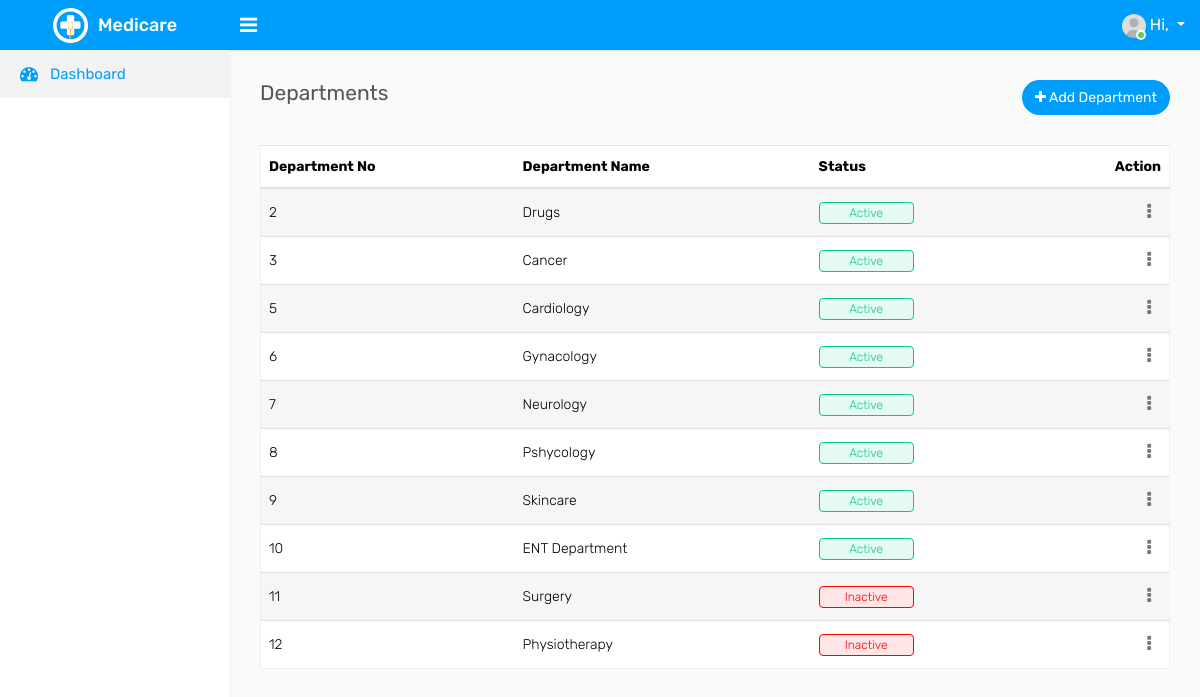
Screenshot of /departments/ with the database file from the repository.
### PublicApp/models.py (models this page shows, shortened)
class Department(models.Model):
    user = models.ForeignKey(UserProfile, on_delete=models.CASCADE)
    departmentName=models.CharField(max_length=40,null=True)
    description=models.TextField(max_length=500)
    status=models.CharField(max_length=40,null=True)

### AdminApp/views.py (the view)
# urls.py: path('departments/',DEPARTMENTS,name="departments"),
def DEPARTMENTS(request):
    departments=Department.objects.all()
    return render(request,'departments.html',{"departments":departments})

### AdminApp/templates/departments.html (shortened to what this page needs)
{% extends 'base.html' %}
{% load static %}
{% block content %}
        <div class="page-wrapper">
            <div class="content">
                <div class="row">
                    <div class="col-sm-5 col-5">
                        <h4 class="page-title">Departments</h4>
                    </div>
                    <div class="col-sm-7 col-7 text-right m-b-30">
                        <a href="/adddepartment" class="btn btn-primary btn-rounded"><i class="fa fa-plus"></i> Add Department</a>
                    </div>
                </div>
                <div class="row">
                    <div class="col-md-12">
                        <div class="table-responsive">
                            <table class="table table-striped custom-table mb-0 datatable">
                                <thead>
                                    <tr>
                                        <th>Department No</th>
                                        <th>Department Name</th>
                                        <th>Status</th>
                                        <th class="text-right">Action</th>
                                    </tr>
                                </thead>
                                <tbody>
                                    {% for department in departments %}
                                    <tr>
                                        <td>{{department.id}}</td>
                                        <td>{{department.departmentName}}</td>
                                        {% if department.status == "Active" %}
                                        <td><span class="custom-badge status-green ">{{department.status}}</span></td>
                                        {% else %}
                                        <td><span class="custom-badge status-red ">{{department.status}}</span></td>
                                        {% endif %}
                                        <td class="text-right">
                                            <div class="dropdown dropdown-action">
                                                <a href="#" class="action-icon dropdown-toggle" data-toggle="dropdown" aria-expanded="false"><i class="fa fa-ellipsis-v"></i></a>
                                            </div>
                                        </td>
                                    </tr>
                                    {% endfor %}
                                </tbody>
                            </table>
                        </div>
                    </div>
                </div>
            </div>
    </div>
{% endblock %}

### AdminApp/templates/base.html (shortened to what this page needs)
<!DOCTYPE html>
{% load static %}
<html lang="en">
<head>
    <link rel="stylesheet" type="text/css" href="{% static 'adminstatic/assets/css/bootstrap.min.css' %}">
    <link rel="stylesheet" type="text/css" href="{% static 'adminstatic/assets/css/font-awesome.min.css' %}">
    <link rel="stylesheet" type="text/css" href="{% static 'adminstatic/assets/css/style.css' %}">
</head>
<body>
    <div class="main-wrapper">
        <div class="header">
            <div class="header-left">
                <a href="/index" class="logo">
                    <img src="{% static 'adminstatic/assets/img/logo.png' %}" width="35" height="35" alt=""> <span>Medicare</span>
                </a>
            </div>
            <a id="toggle_btn" href="javascript:void(0);"><i class="fa fa-bars"></i></a>
            <ul class="nav user-menu float-right">
                <li class="nav-item dropdown has-arrow">
                    <a href="#" class="dropdown-toggle nav-link user-link" data-toggle="dropdown">
                        <span class="user-img">
                            {% if request.user.userprofile_set.first.profilePicture %}
                            <img class="rounded-circle" src="{{request.user.userprofile_set.first.profilePicture.url}}" width="24" alt="Admin">
                            {% else %}
							<img class="rounded-circle" src="{% static 'adminstatic/assets/img/user.jpg' %}" width="24" alt="Admin">
                            {% endif %}
							<span class="status online"></span>
                        </span>
                        <span>Hi, {{request.user.username}}</span>
                    </a>
                </li>
            </ul>
        </div>
        <div class="sidebar" id="sidebar">
            <div class="sidebar-inner slimscroll">
                <div id="sidebar-menu" class="sidebar-menu">
                    <ul>
                        <li class="active">
                            <a href="/index"><i class="fa fa-dashboard"></i> <span>Dashboard</span></a>
                        </li>
                    </ul>
                </div>
            </div>
        </div>
        {% block content %}      {% endblock %}
    </body>
    </html>

### rows the page displays
Department: id "2", departmentName "Drugs", status "Active"
Department: id "3", departmentName "Cancer", status "Active"
Department: id "5", departmentName "Cardiology", status "Active"
Department: id "6", departmentName "Gynacology", status "Active"
Department: id "7", departmentName "Neurology", status "Active"
Department: id "8", departmentName "Pshycology", status "Active"
Department: id "9", departmentName "Skincare", status "Active"
Department: id "10", departmentName "ENT Department", status "Active"
Department: id "11", departmentName "Surgery", status "Inactive"
Department: id "12", departmentName "Physiotherapy", status "Inactive"
